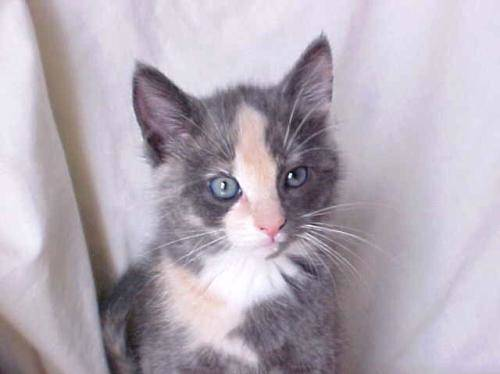
#> input picture AI/10.25-主成分分析/52.jpg, 500 x 374 px
$ jupyter execute svd.ipynb
#> lines starting #> are read from the running program, lines starting #| are printed output that depends on the picture
[cell 1]
import numpy as np
import matplotlib.pyplot as plt
from PIL import Image
plt.style.use('classic')
img = Image.open('52.jpg')
#> img is the input picture: PIL image 500x374 RGB; mean R, G, B 180.5, 171.6, 183
imggray = img.convert('L') # 转化成灰度图片
imgmat = np.array(list(imggray.getdata(band = 0)), float)# 转化成数组形式
print("************")
m = imggray.size[1]
#> m = 374
n = imggray.size[0]
#> n = 500
imgmat.shape = (m, n) # 更换数组形态(m,n)
u, d, v = np.linalg.svd(imgmat)
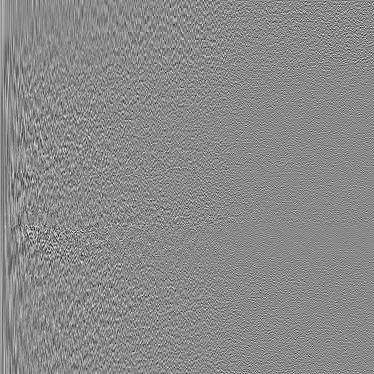
#> u: shape (374, 374) float64; min -0.314, max 0.266, mean 0.000126; drawn with min black and max white
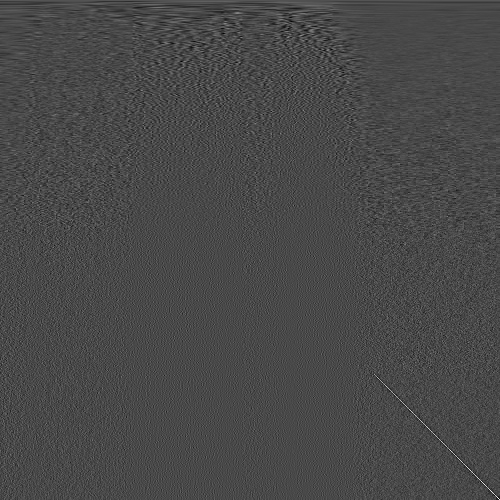
#> v: shape (500, 500) float64; min -0.274, max 0.684, mean 0.000117; drawn with min black and max white
#> d = 374 values, max 77319.1 at index 0, min 1.21 at index 373, mean 411.8
#print(d)
print(u.shape,d.shape,v.shape,imgmat.shape)
#| (374, 374) (374,) (500, 500) (374, 500)
for i in [5, 10, 15, 20, 30, 50, 100, 300]: # 使用 多少个奇异值
    reconstimg = np.dot(u[:,:i] * d[:i], v[:i,:]) #u = (m,i) d = (i,i) v = (i,n) 部分奇异值分解 A(m,n) = u(m,i) * d(i,i) * v(i,n)
    plt.imshow(reconstimg, cmap='gray')
    t = "n = %s" % i
    plt.title(t)
    plt.show()
#> this loop made 8 passes
#> pass 1, `reconstimg = np.dot(u[:,:i] * d[:i], v[:i,:])`:
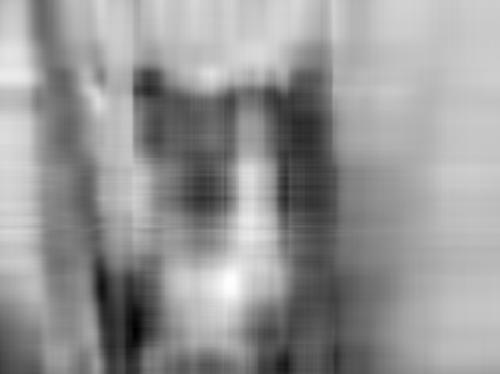
#> reconstimg: shape (374, 500) float64; min 28.39, max 277.3, mean 175.6; drawn with min black and max white
#> pass 2, `reconstimg = np.dot(u[:,:i] * d[:i], v[:i,:])`:
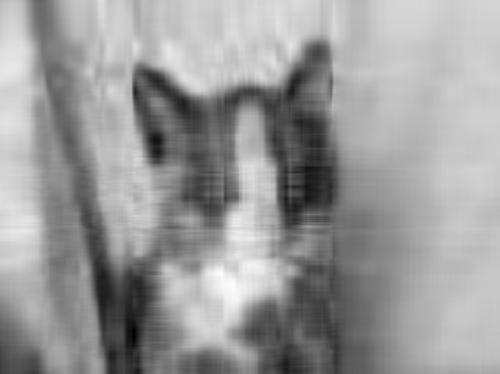
#> reconstimg: shape (374, 500) float64; min 27.93, max 271.4, mean 175.6; drawn with min black and max white
